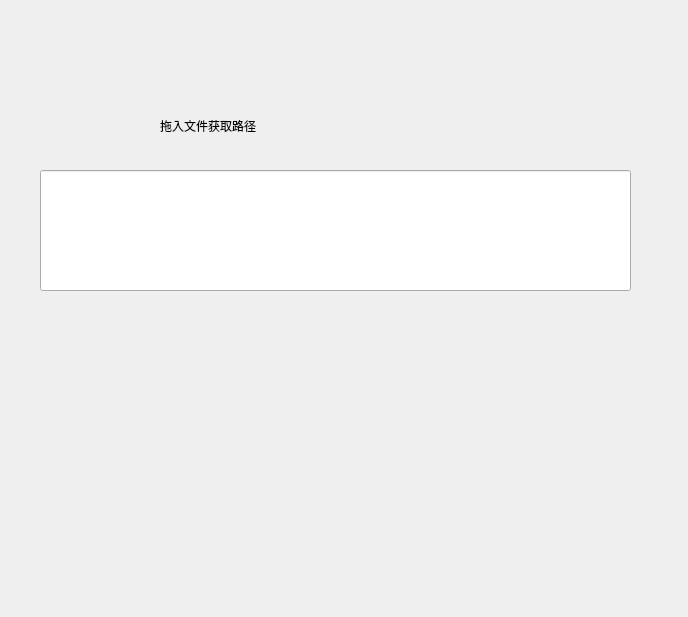
<?xml version="1.0" encoding="UTF-8"?>
<ui version="4.0">
 <class>Form</class>
 <widget class="QWidget" name="Form">
  <property name="geometry">
   <rect>
    <x>0</x>
    <y>0</y>
    <width>688</width>
    <height>617</height>
   </rect>
  </property>
  <property name="windowTitle">
   <string>Form</string>
  </property>
  <widget class="QLineEdit" name="lineEdit">
   <property name="geometry">
    <rect>
     <x>40</x>
     <y>170</y>
     <width>591</width>
     <height>121</height>
    </rect>
   </property>
   <property name="styleSheet">
    <string notr="true">font: 14pt &quot;华文细黑&quot;
</string>
   </property>
  </widget>
  <widget class="QLabel" name="label">
   <property name="geometry">
    <rect>
     <x>160</x>
     <y>100</y>
     <width>311</width>
     <height>51</height>
    </rect>
   </property>
   <property name="styleSheet">
    <string notr="true">font: 25 28pt &quot;微软雅黑 Light&quot;;</string>
   </property>
   <property name="text">
    <string>拖入文件获取路径</string>
   </property>
  </widget>
 </widget>
 <resources/>
 <connections/>
</ui>
